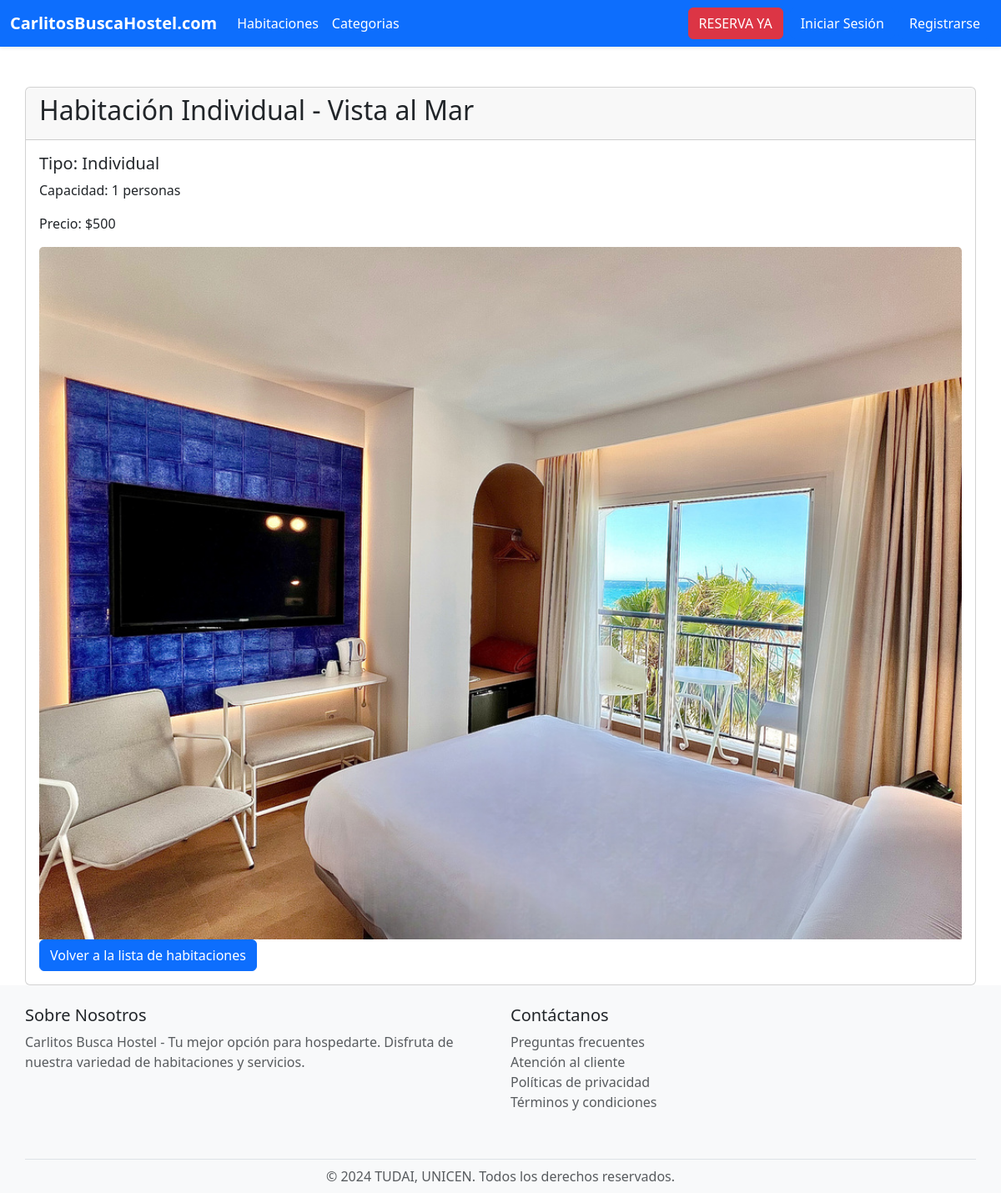
The app's page /RoomsDetails/1 with its own data.
### tables this page shows
CREATE TABLE `habitaciones` (
  `id_habitacion` int(11) NOT NULL,
  `Nombre` varchar(50) NOT NULL,
  `Tipo` varchar(20) NOT NULL,
  `Capacidad` int(11) NOT NULL,
  `Precio` int(11) NOT NULL,
  `foto_habitacion` varchar(250) NOT NULL
);

### app/views/rooms.view.php (called while the page is built, shortened)
<?php
class RoomsView{
        public function showRoomDetails($room) {
            require_once './templates/pages/RoomDetails.phtml';
        }
}

### app/models/hostel.model.php (called while the page is built, shortened)
<?php
class HostelModel {
    protected $db;
function __construct() {
        $this->db = new PDO(
            'mysql:host=' . MYSQL_HOST . ';dbname=' . MYSQL_DB . ';charset=utf8',
            MYSQL_USER,
            MYSQL_PASS
        );
        $this->deploy();
    }
    public function deploy() {
        $query = $this->db->query('SHOW TABLES');
        $tables = $query->fetchAll();
    }
}

### app/models/rooms.model.php (called while the page is built, shortened)
<?php
require_once './app/models/hostel.model.php';
    class RoomsModel extends HostelModel{
    function getRoomById($id_habitacion) {
        $query = $this->db->prepare('SELECT * FROM habitaciones WHERE id_habitacion = ?');
        $query->execute([$id_habitacion]);
        return $query->fetch(PDO::FETCH_OBJ);
    }
}

### templates/pages/RoomDetails.phtml (the view)
<?php
require_once 'templates/layouts/header.phtml';
?>
<div class="container mt-5 flex-grow-1">
    <div class="card">
        <div class="card-header">
            <h2><?= htmlspecialchars($room->Nombre) ?></h2>
        </div>
        <div class="card-body">
            <h5 class="card-title">Tipo: <?= htmlspecialchars($room->Tipo) ?></h5>
            <p class="card-text">Capacidad: <?= htmlspecialchars($room->Capacidad) ?> personas</p>
            <p class="card-text">Precio: $<?= htmlspecialchars($room->Precio) ?></p>
            <img src="<?= BASE_URL . $room->foto_habitacion ?>" class="card-img-top" alt="<?= htmlspecialchars($room->Nombre); ?>">
            <br>
            <a href='<?= BASE_URL ?>Rooms' class='btn btn-primary'>Volver a la lista de habitaciones</a>
        </div>
    </div>
</div>
<?php
require_once 'templates/layouts/footer.phtml';
?>

### public/css/style.css (style rules this page uses)
html, body { height: 100%; margin: 0; }
body { display: flex; flex-direction: column; }
.container { flex-grow: 1; padding: 0; }

### records on screen
habitaciones: Nombre "Habitación Individual - Vista al Mar", Tipo "Individual", Capacidad "1", Precio "500", foto_habitacion (picture)
